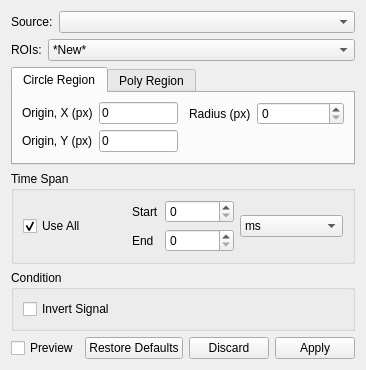
<?xml version="1.0" encoding="UTF-8"?>
<ui version="4.0">
 <class>WidgetIsolate</class>
 <widget class="QWidget" name="WidgetIsolate">
  <property name="geometry">
   <rect>
    <x>0</x>
    <y>0</y>
    <width>344</width>
    <height>343</height>
   </rect>
  </property>
  <property name="windowTitle">
   <string>Isolate</string>
  </property>
  <layout class="QVBoxLayout" name="verticalLayout">
   <item>
    <layout class="QHBoxLayout" name="horizontalLayout_2">
     <item>
      <widget class="QLabel" name="labelSource">
       <property name="sizePolicy">
        <sizepolicy hsizetype="Preferred" vsizetype="Preferred">
         <horstretch>0</horstretch>
         <verstretch>0</verstretch>
        </sizepolicy>
       </property>
       <property name="text">
        <string>Source:</string>
       </property>
       <property name="textFormat">
        <enum>Qt::PlainText</enum>
       </property>
      </widget>
     </item>
     <item>
      <widget class="QComboBox" name="comboBoxSource">
       <property name="sizePolicy">
        <sizepolicy hsizetype="Expanding" vsizetype="Fixed">
         <horstretch>0</horstretch>
         <verstretch>0</verstretch>
        </sizepolicy>
       </property>
      </widget>
     </item>
    </layout>
   </item>
   <item>
    <layout class="QHBoxLayout" name="horizontalLayout_5">
     <item>
      <widget class="QLabel" name="labelROIs">
       <property name="sizePolicy">
        <sizepolicy hsizetype="Preferred" vsizetype="Preferred">
         <horstretch>0</horstretch>
         <verstretch>0</verstretch>
        </sizepolicy>
       </property>
       <property name="text">
        <string>ROIs:</string>
       </property>
       <property name="textFormat">
        <enum>Qt::PlainText</enum>
       </property>
      </widget>
     </item>
     <item>
      <widget class="QComboBox" name="comboBoxROIs">
       <property name="sizePolicy">
        <sizepolicy hsizetype="Expanding" vsizetype="Fixed">
         <horstretch>0</horstretch>
         <verstretch>0</verstretch>
        </sizepolicy>
       </property>
       <item>
        <property name="text">
         <string>*New*</string>
        </property>
       </item>
      </widget>
     </item>
    </layout>
   </item>
   <item>
    <widget class="QTabWidget" name="tabWidgetRoiTypes">
     <property name="enabled">
      <bool>true</bool>
     </property>
     <property name="currentIndex">
      <number>0</number>
     </property>
     <property name="tabBarAutoHide">
      <bool>false</bool>
     </property>
     <widget class="QWidget" name="tabCircle">
      <attribute name="title">
       <string>Circle Region</string>
      </attribute>
      <layout class="QHBoxLayout" name="horizontalLayout_3">
       <item>
        <layout class="QFormLayout" name="formLayoutCenter">
         <item row="0" column="0">
          <widget class="QLabel" name="originXLabel">
           <property name="text">
            <string>Origin, X (px)</string>
           </property>
          </widget>
         </item>
         <item row="0" column="1">
          <widget class="QLineEdit" name="originXLineEdit">
           <property name="sizePolicy">
            <sizepolicy hsizetype="Ignored" vsizetype="Fixed">
             <horstretch>0</horstretch>
             <verstretch>0</verstretch>
            </sizepolicy>
           </property>
           <property name="minimumSize">
            <size>
             <width>40</width>
             <height>0</height>
            </size>
           </property>
           <property name="text">
            <string>0</string>
           </property>
          </widget>
         </item>
         <item row="1" column="0">
          <widget class="QLabel" name="originYLabel">
           <property name="text">
            <string>Origin, Y (px)</string>
           </property>
          </widget>
         </item>
         <item row="1" column="1">
          <widget class="QLineEdit" name="originYLineEdit">
           <property name="sizePolicy">
            <sizepolicy hsizetype="Ignored" vsizetype="Fixed">
             <horstretch>0</horstretch>
             <verstretch>0</verstretch>
            </sizepolicy>
           </property>
           <property name="minimumSize">
            <size>
             <width>40</width>
             <height>0</height>
            </size>
           </property>
           <property name="text">
            <string>0</string>
           </property>
          </widget>
         </item>
        </layout>
       </item>
       <item>
        <spacer name="horizontalSpacer_2">
         <property name="orientation">
          <enum>Qt::Horizontal</enum>
         </property>
         <property name="sizeType">
          <enum>QSizePolicy::Preferred</enum>
         </property>
         <property name="sizeHint" stdset="0">
          <size>
           <width>5</width>
           <height>20</height>
          </size>
         </property>
        </spacer>
       </item>
       <item>
        <layout class="QFormLayout" name="formLayoutRadius">
         <item row="0" column="0">
          <widget class="QLabel" name="radiusLabel">
           <property name="text">
            <string>Radius (px)</string>
           </property>
          </widget>
         </item>
         <item row="0" column="1">
          <widget class="QSpinBox" name="radiusLineEdit">
           <property name="sizePolicy">
            <sizepolicy hsizetype="Ignored" vsizetype="Fixed">
             <horstretch>0</horstretch>
             <verstretch>0</verstretch>
            </sizepolicy>
           </property>
           <property name="minimumSize">
            <size>
             <width>50</width>
             <height>0</height>
            </size>
           </property>
          </widget>
         </item>
        </layout>
       </item>
      </layout>
     </widget>
     <widget class="QWidget" name="tabPoly">
      <attribute name="title">
       <string>Poly Region</string>
      </attribute>
     </widget>
    </widget>
   </item>
   <item>
    <widget class="QGroupBox" name="groupBoxTime">
     <property name="title">
      <string>Time Span</string>
     </property>
     <layout class="QVBoxLayout" name="verticalLayout_2">
      <item>
       <layout class="QHBoxLayout" name="horizontalLayout_4">
        <item>
         <widget class="QCheckBox" name="checkBoxTimeAll">
          <property name="sizePolicy">
           <sizepolicy hsizetype="Minimum" vsizetype="Fixed">
            <horstretch>0</horstretch>
            <verstretch>0</verstretch>
           </sizepolicy>
          </property>
          <property name="text">
           <string>Use All</string>
          </property>
          <property name="checked">
           <bool>true</bool>
          </property>
         </widget>
        </item>
        <item>
         <layout class="QFormLayout" name="formLayout_3">
          <item row="0" column="0">
           <widget class="QLabel" name="startLabel">
            <property name="text">
             <string>Start</string>
            </property>
           </widget>
          </item>
          <item row="0" column="1">
           <widget class="QSpinBox" name="startSpinBox">
            <property name="enabled">
             <bool>true</bool>
            </property>
           </widget>
          </item>
          <item row="1" column="1">
           <widget class="QSpinBox" name="endSpinBox"/>
          </item>
          <item row="1" column="0">
           <widget class="QLabel" name="endLabel">
            <property name="text">
             <string>End</string>
            </property>
           </widget>
          </item>
         </layout>
        </item>
        <item>
         <widget class="QComboBox" name="comboBoxUnits">
          <property name="currentText">
           <string>ms</string>
          </property>
          <property name="currentIndex">
           <number>1</number>
          </property>
          <item>
           <property name="text">
            <string>frames</string>
           </property>
          </item>
          <item>
           <property name="text">
            <string>ms</string>
           </property>
          </item>
          <item>
           <property name="text">
            <string>s</string>
           </property>
          </item>
         </widget>
        </item>
       </layout>
      </item>
     </layout>
    </widget>
   </item>
   <item>
    <widget class="QGroupBox" name="groupBoxCondition">
     <property name="title">
      <string>Condition</string>
     </property>
     <layout class="QHBoxLayout" name="horizontalLayout_6">
      <item>
       <widget class="QCheckBox" name="checkBox">
        <property name="text">
         <string>Invert Signal</string>
        </property>
       </widget>
      </item>
     </layout>
    </widget>
   </item>
   <item>
    <layout class="QHBoxLayout" name="horizontalLayout">
     <item>
      <widget class="QCheckBox" name="checkBoxPreview">
       <property name="text">
        <string>Preview</string>
       </property>
      </widget>
     </item>
     <item>
      <spacer name="horizontalSpacer">
       <property name="orientation">
        <enum>Qt::Horizontal</enum>
       </property>
       <property name="sizeHint" stdset="0">
        <size>
         <width>40</width>
         <height>20</height>
        </size>
       </property>
      </spacer>
     </item>
     <item>
      <widget class="QDialogButtonBox" name="buttonBox">
       <property name="sizePolicy">
        <sizepolicy hsizetype="Preferred" vsizetype="Fixed">
         <horstretch>0</horstretch>
         <verstretch>0</verstretch>
        </sizepolicy>
       </property>
       <property name="orientation">
        <enum>Qt::Horizontal</enum>
       </property>
       <property name="standardButtons">
        <set>QDialogButtonBox::Apply|QDialogButtonBox::Discard|QDialogButtonBox::RestoreDefaults</set>
       </property>
       <property name="centerButtons">
        <bool>false</bool>
       </property>
      </widget>
     </item>
    </layout>
   </item>
  </layout>
 </widget>
 <resources/>
 <connections/>
</ui>
